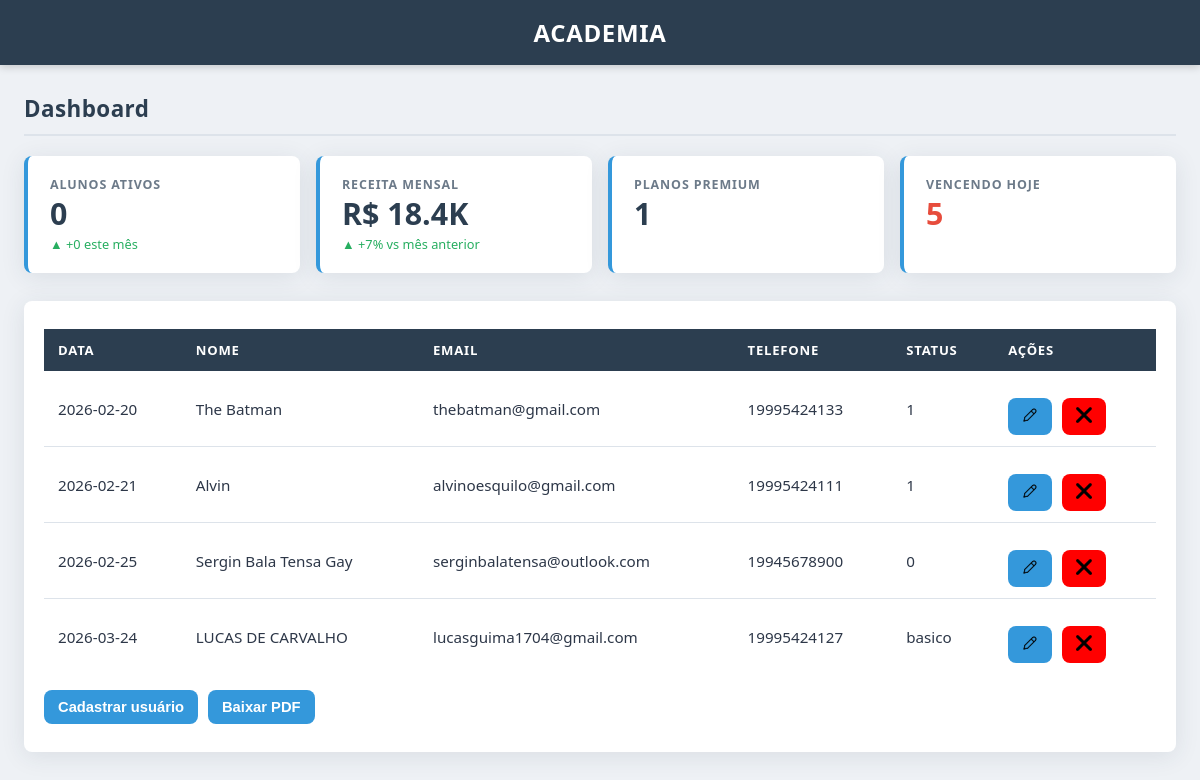
Before: / with the older database file.
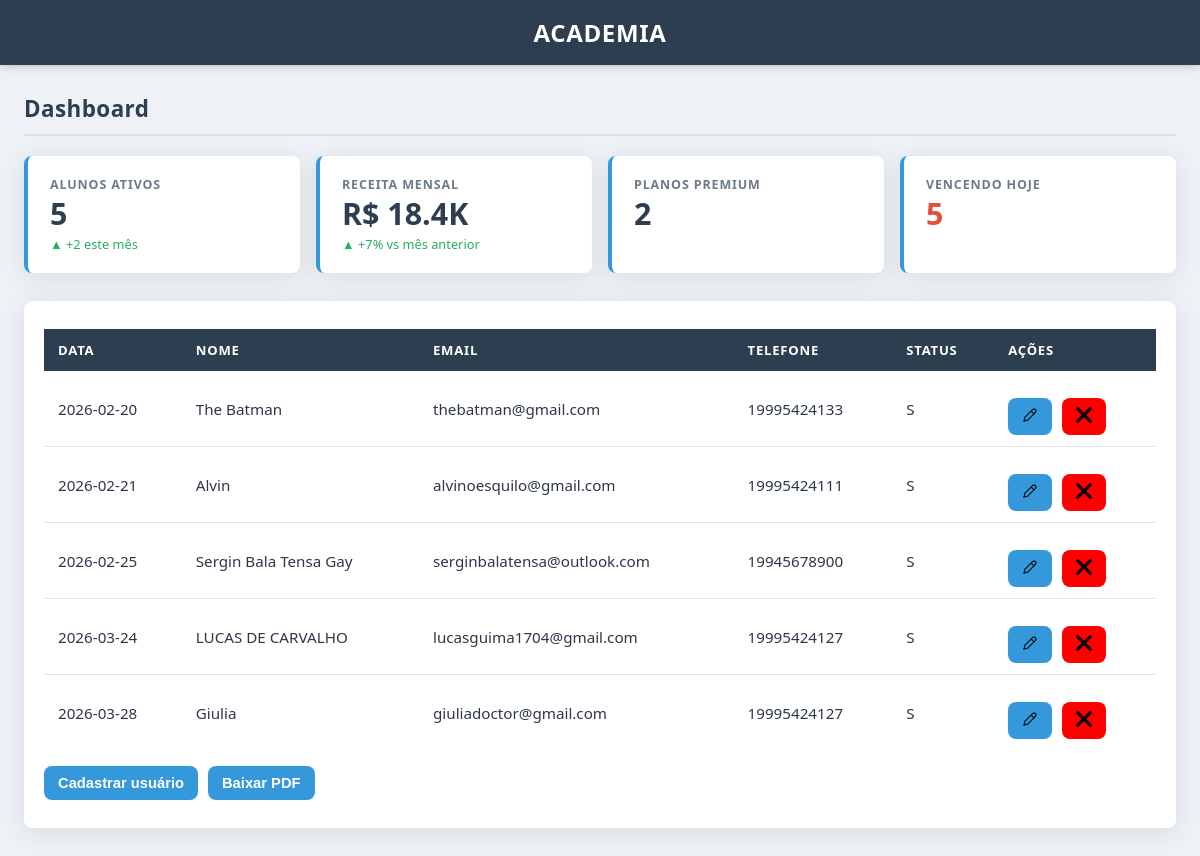
After: the same page with the newer database file.
### tables this page shows
CREATE TABLE users (
	id integer primary key autoincrement,
	full_name text not null,
	email text unique not null,
	password text not null,
	phone text,
	created_at date,
	status text
);

### src/Repository/UserRepository.php (called while the page is built, shortened)
<?php
class UserRepository
{
    private PDO $connection;
    public function __construct(PDO $connection)
    {
        $this->connection = $connection;
    }
    public function formatUser($user){
        return new User(
            $user['id'],
            $user['full_name'],
            $user['email'],
            $user['password'],
            $user['created_at'],
            $user['phone'],
            $user['status']
        );
    }
    public function getAllUsers() {
        $sql = "SELECT *FROM users;";
        $stmt = $this->connection->query($sql);
        $users = $stmt->fetchAll(PDO::FETCH_ASSOC);
        return array_map([$this, 'formatUser'], $users);
    }
    public function countUsersByStatus(string $status): int {
        $sql = "SELECT COUNT(*) FROM users WHERE status = :status;";
        $stmt = $this->connection->prepare($sql);
        $stmt->bindValue(':status', $status, PDO::PARAM_STR);
        $stmt->execute();
        return (int) $stmt->fetchColumn();
    }
    public function usersActivesThisMonth(string $lastDay, string $firstDay): string {
        $sql = "SELECT COUNT(*) FROM users WHERE status = 'S' AND created_at BETWEEN :firstDay and :lastDay;";
        $stmt = $this->connection->prepare($sql);
        $stmt->bindValue(':firstDay', $firstDay, PDO::PARAM_STR);
        $stmt->bindValue(':lastDay', $lastDay, PDO::PARAM_STR);
        $stmt->execute();
        return " ▲ +{$stmt->fetchColumn()} este mês";
    }
}

### src/Repository/SubscriptionRepository.php (called while the page is built, shortened)
<?php
class SubscriptionRepository
{
    private PDO $connection;
    public function __construct(PDO $connection)
    {
        $this->connection = $connection;
    }
    public function countPlan(string $plan): int {
        $sql = "SELECT COUNT(*) FROM users_plans inner JOIN plans ON users_plans.plan_id = plans.id WHERE plans.name = :plan";
        $stmt = $this->connection->prepare($sql);
        $stmt->bindValue(':plan', $plan, PDO::PARAM_STR);
        $stmt->execute();
        return (int) $stmt->fetchColumn();
    }
}

### src/Domain/User.php (called while the page is built, shortened)
<?php
class User {
    private ?int $id;
    private string $full_name;
    private string $email;
    private string $date;
    private string $phone;
    private string $status;
    public function __construct(
        ?int $id,
        string $full_name,
        string $email,
        string $password,
        string $date,
        string $phone,
        string $status,
    ) {
        $this->id = $id;
        $this->full_name = $full_name;
        $this->email = $email;
        $this->date = $date;
        $this->phone = $phone;
        $this->status = $status;
    }
    public function id(): ?int
    {
        return $this->id;
    }
    public function fullName(): string
    {
        return $this->full_name;
    }
    public function email(): string
    {
        return $this->email;
    }
    public function date(): string
    {
        return $this->date;
    }
    public function phone(): string
    {
        return $this->phone;
    }
    public function status(): string
    {
        return $this->status;
    }
}

### index.php (the view, shortened to what this page needs)
<?php
$connection = Connection::getConnection();
$repository = new UserRepository($connection);
$SubriptionRepository = new SubscriptionRepository($connection);
function getMonthRange($year = null, $month = null) {
    $year = $year ?? date('Y');
    $month = $month ?? date('m');
    $firstDay = date("Y-m-01", strtotime("$year-$month-01"));
    $lastDay = date("Y-m-t", strtotime("$year-$month-01"));
    return [$firstDay, $lastDay];
}
try {
  $users = $repository->getAllUsers();
  $usersActive = $repository->countUsersByStatus('S');
  $usersPremium = $SubriptionRepository->countPlan('Premium');
  list($firstDay, $lastDay) = getMonthRange();
  $usersActivesThisMonth = $repository->usersActivesThisMonth($lastDay, $firstDay);
}catch(PDOException $e){
  echo $e->getMessage();
}
?>
<!DOCTYPE html>
<html lang="en">
<head>
    <link rel="stylesheet" href="css/style.css">
    <link rel="stylesheet" href="css/index.css">
</head>
<body>
    <header>
    <h1>Academia</h1>
  </header>
    <div id="dashboard" class="screen">
    <div class="page-title">Dashboard</div>
    <div class="stats-grid">
      <div class="stat-card">
        <div class="stat-label">Alunos Ativos</div>
        <div class="stat-value"><?= $usersActive ?></div>
        <div class="stat-delta"><?= $usersActivesThisMonth ?></div>
      </div>
      <div class="stat-card">
        <div class="stat-label">Receita Mensal</div>
        <div class="stat-value">R$ 18.4K</div>
        <div class="stat-delta">▲ +7% vs mês anterior</div>
      </div>
      <div class="stat-card">
        <div class="stat-label">Planos Premium</div>
        <div class="stat-value"><?= $usersPremium ?></div>
      </div>
      <div class="stat-card">
        <div class="stat-label">Vencendo Hoje</div>
        <div class="stat-value" style="color: var(--color-danger)">5</div>
      </div>
    </div>
    <div class="dashboard-table-section">
  <main>
    <section>
      <table>
        <thead>
          <tr>
            <th>Data</th>
            <th>Nome</th>
            <th>Email</th>
            <th>Telefone</th>
            <th>Status</th>
            <th>Ações</th>
          </tr>
        </thead>
        <tbody>
          <?php foreach($users as $user):  ?>
          <tr>
            <td><?= $user->date() ?></td>
            <td><?= $user->fullName() ?></td>
            <td><?= $user->email() ?></td>
            <td><?= $user->phone() ?></td>
            <td><?= $user->status() ?></td>
            <td>
              <div class="actions">
                <a href="edit.php?id=<?= $user->id() ?>"><button><img src="img/icons/edit.png" class="icon-trash" alt="editar"></button></a>
                <a href="delete.php?id=<?= $user->id() ?>" ><button style="background-color: red;"><img src="img/icons/close.png" class="icon-trash" alt="excluir"></button></a>
              </div>
            </td>
          </tr>
          <?php endforeach; ?>
        </tbody>
      </table>
      <div class="actions">
        <a href="register-user.php"><button>Cadastrar usuário</button></a>
        <a href="download-pdf.php"><button>Baixar PDF</button></a>
      </div>
    </section>
  </main>
</body>
</html>

### css/style.css (style rules this page uses)
*, *::before, *::after { box-sizing: border-box; margin: 0; padding: 0; }
:root { --color-dark: #2c3e50; --color-darker: #1a252f; --color-accent: #3498db; --color-accent-h:#2980b9; --color-danger: #e74c3c; --color-danger-h:#c0392b; --color-success: #27ae60; --color-bg: #eef1f5; --color-surface: #ffffff; --color-border: #dde3ea; --color-muted: #6c7a89; --color-text: #2d3748; --radius: 8px; --shadow-card: 0 4px 24px rgba(44, 62, 80, 0.10); --shadow-input: 0 0 0 3px rgba(52, 152, 219, 0.18); --transition: 0.18s ease; }
body { font-family: 'Segoe UI', system-ui, sans-serif; background: var(--color-bg); color: var(--color-text); min-height: 100vh; }
header { background: var(--color-dark); color: #fff; padding: 1rem 2rem; text-align: center; letter-spacing: 0.04em; box-shadow: 0 2px 8px rgba(0,0,0,0.18); }
header h1 { font-size: 1.5rem; font-weight: 700; text-transform: uppercase; }
main { padding: 28px 20px; }
table { width: 100%; border-collapse: collapse; background: var(--color-surface); border-radius: var(--radius); overflow: hidden; box-shadow: var(--shadow-card); }
th { background: var(--color-dark); color: #fff; padding: 12px 14px; text-align: left; font-size: 0.82rem; text-transform: uppercase; letter-spacing: 0.06em; }
td { padding: 11px 14px; border-bottom: 1px solid var(--color-border); font-size: 0.95rem; }
tr:last-child td { border-bottom: none; }
.actions { margin-top: 16px; display: flex; gap: 10px; flex-wrap: wrap; }
button { padding: 9px 14px; border: none; border-radius: var(--radius); background: var(--color-accent); color: white; cursor: pointer; font-size: 0.92rem; font-weight: 600; transition: background var(--transition); }
.screen { padding: 28px 24px; max-width: 1200px; margin: 0 auto; }
.page-title { font-size: 1.4rem; font-weight: 700; color: var(--color-dark); margin-bottom: 20px; padding-bottom: 10px; border-bottom: 2px solid var(--color-border); letter-spacing: 0.02em; }
.stats-grid { display: grid; grid-template-columns: repeat(auto-fit, minmax(200px, 1fr)); gap: 16px; margin-bottom: 28px; }
.stat-card { background: var(--color-surface); border-radius: var(--radius); padding: 20px 22px; box-shadow: var(--shadow-card); border-left: 4px solid var(--color-accent); display: flex; flex-direction: column; gap: 6px; transition: transform var(--transition), box-shadow var(--transition); }
.stat-label { font-size: 0.78rem; font-weight: 600; text-transform: uppercase; letter-spacing: 0.07em; color: var(--color-muted); }
.stat-value { font-size: 1.9rem; font-weight: 700; color: var(--color-dark); line-height: 1; }
.stat-delta { font-size: 0.8rem; color: var(--color-success); font-weight: 500; }
.dashboard-table-section { background: var(--color-surface); border-radius: var(--radius); box-shadow: var(--shadow-card); overflow: hidden; }
.dashboard-table-section table { box-shadow: none; border-radius: 0; }

Changed rows visible on the page:
changed users "The Batman": status "1" → "S"
changed users "Alvin": status "1" → "S"
changed users "Sergin Bala Tensa Gay": status "0" → "S"
changed users "LUCAS DE CARVALHO": status "basico" → "S"
added users: created_at "2026-03-28", full_name "Giulia", email "giuliadoctor@gmail.com", phone "19995424127", status "S"
Other visible differences:
$usersActive: "0" → "5"
$usersActivesThisMonth: "▲ +0 este mês" → "▲ +2 este mês"
$usersPremium: "1" → "2"
